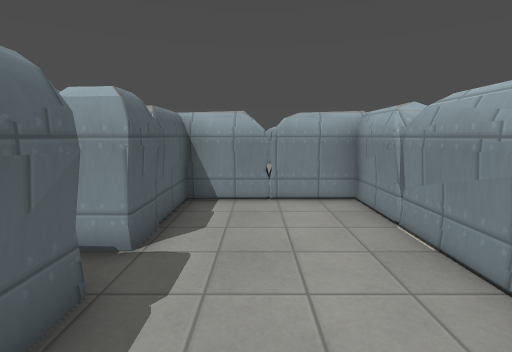
[1] (above)

18 first-person views from a walk through a Godot game level. The camera is 1.5 m above the floor, tilts 8° down and sees 85° across. The floor is counted in squares, 1 m on a side. Each view is taken from the middle of a square. On the plan, view 1 faces up. The plan holds only what a view shows up to about 14 squares ahead; the rest is blank. The place goes on beyond the plan. Door leaves are left out where a doorway can be walked through. Surface patterns are stand-ins for the level's own textures.

[2]
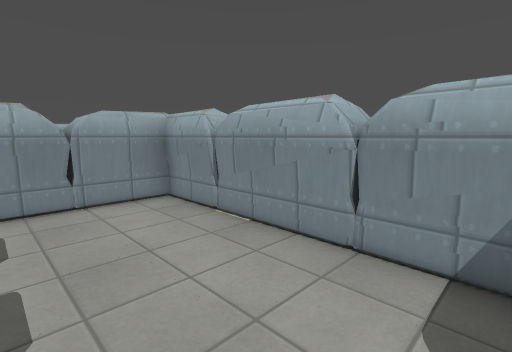

[3]
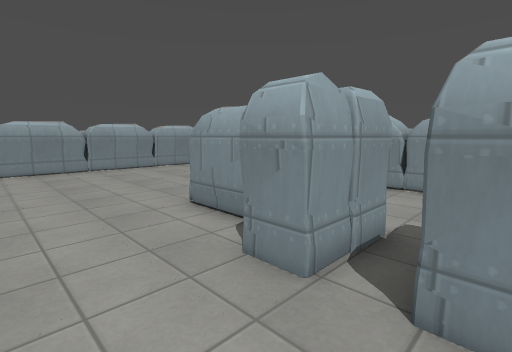

[4]
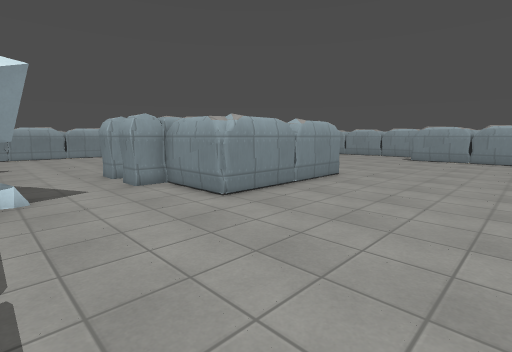

[5]
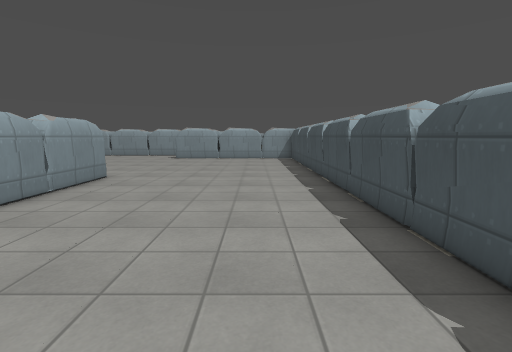

[6]
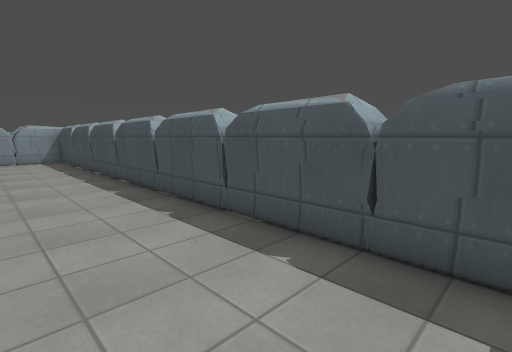

[7]
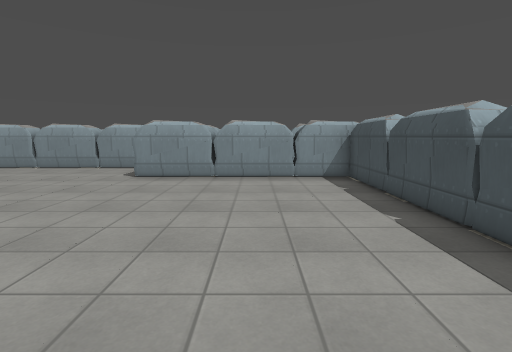

[8]
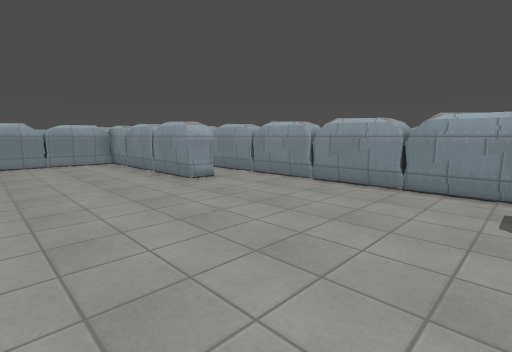

[9]
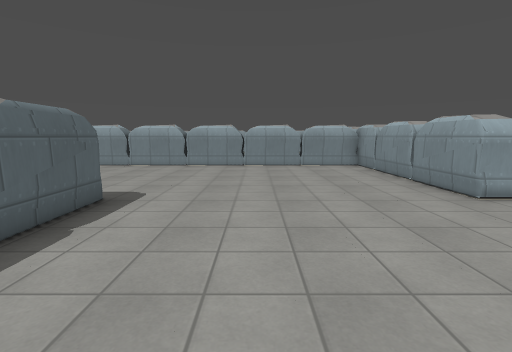

[10]
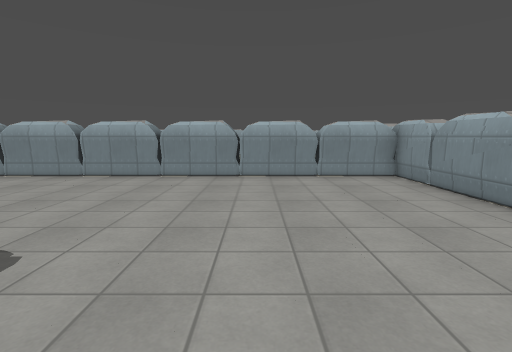

[11]
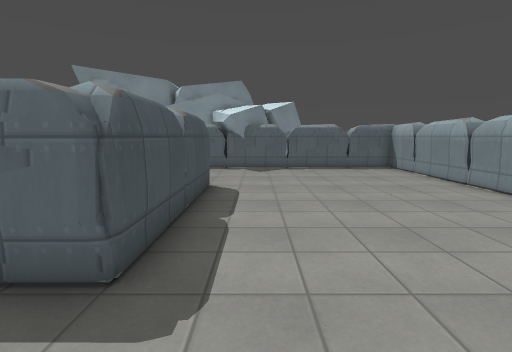

[12]
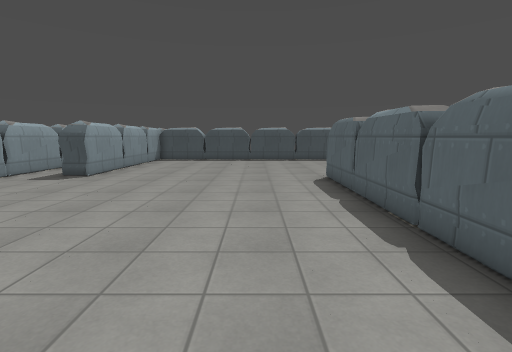

[13]
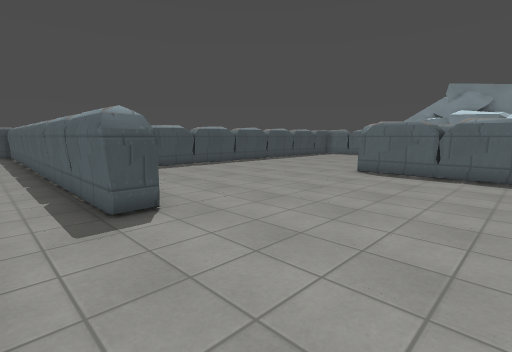

[14]
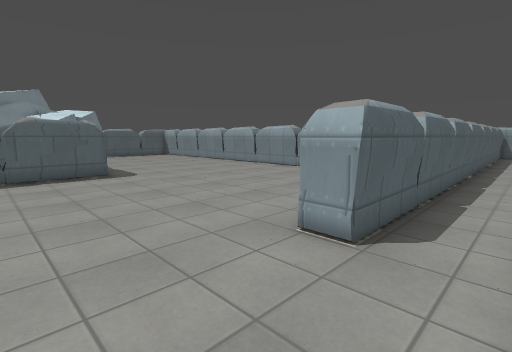

[15]
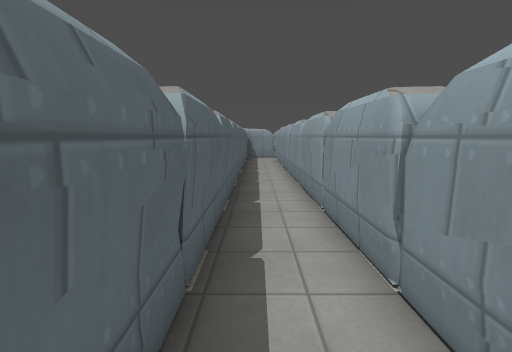

[16]
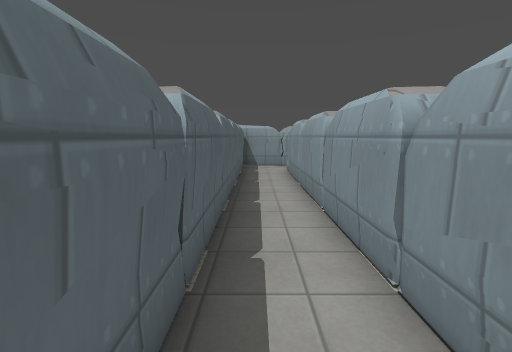

[17]
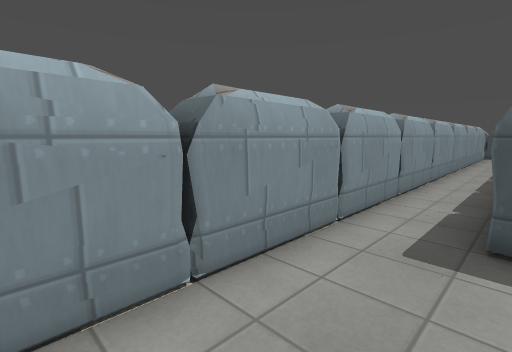

[18]
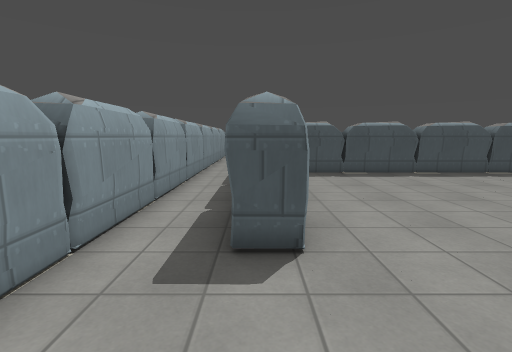

### Floor plan
Points are (right, up) in squares from view 1. A wall is a line through its corners. A room is listed if a view was taken in it or the views show most of it. See-through windows are left out.
Room 1 (views 1, 2)
walls: (-1.6, 2.5) (-1.6, 1.5); (2.8, 1.5) (2.3, 1.5); (3.1, 4.6) (2.3, 4.6); (2.4, 0) (2.4, 6.5) (-1.6, 6.5) (-1.6, 3.6)
ways out: opening at (-2.5, 3) to room 2
Room 2 (views 3, 4, 5, 6, 7, 8, 9, 10, 11, 12, 13, 14, 15, 16, 17, 18)
walls: (2.9, 7.7) (3.4, 7.5) (3.4, -1.5) (-2.7, -1.5) (-2.7, 1.6) (-3.7, 1.6) (-3.7, 2.6); (0.4, 6.5) (0.5, 7.5); (-1.6, 3.6) (-3.7, 3.6) (-3.7, 4.6); (-2.7, 5.6) (-2.7, 7.6); (-2.4, 7.6) (3.4, 7.6); (12.3, -4.3) (13.4, -4.4); (15.2, 1.2) (15.4, 1.5) (15.8, 1.5); (15.8, 4.6) (15.3, 4.6); (13.3, -4.4) (12.3, -4.4); (16.3, 1.5) (15.3, 1.5); (12.3, -7.5) (13.5, -7.5); (12.3, 15.6) (-7.7, 15.6) (-7.7, 6.7); (-6.9, -9.4) (12.3, -9.5) (12.3, -1.5) (13.3, -1.5) (13.3, -14.4); (15.2, -13.2) (15.4, 23.5); (15.2, -14.5) (15.2, -13.6); (13.5, 23.5) (13.4, 7.6) (12.3, 7.6) (12.3, 15.9)
ways out: opening at (-2.5, 3) to room 1

Positions as (right, up) in squares from view 1, and headings:
1: (0, 0), facing up
2: (-1, 0), facing up-right
3: (-6, 2), facing up-right
4: (-7, -7), facing up-right
5: (-7, -7), facing right
6: (-7, -6), facing down-right
7: (2, -6), facing right
8: (7, -1), facing up-right
9: (7, 1), facing up
10: (7, 5), facing up
11: (6, 9), facing left
12: (6, 9), facing down
13: (15, 4), facing down-left
14: (15, 4), facing up-left
15: (14, 8), facing up
16: (14, 14), facing up
17: (13, 3), facing down-right
18: (13, 2), facing down
